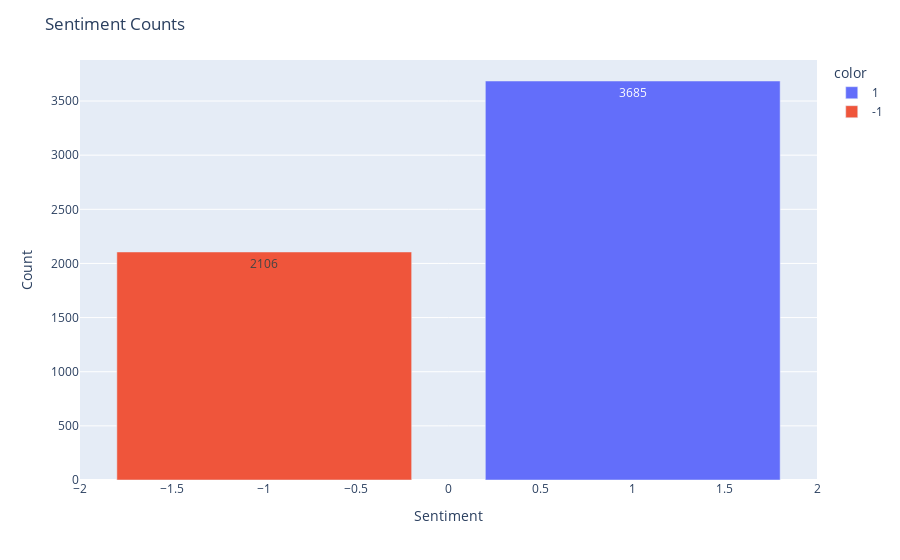

This figure's notebook cell:
### Markdown cell above
<a id="2"></a>

### Code cell
import plotly.graph_objects as go
from plotly.offline import iplot
import plotly.express as px

fig = px.bar(x=data.Sentiment.unique(),y=[data.Sentiment.value_counts()],color=["1","-1"],text=data.Sentiment.value_counts())
fig.update_traces(hovertemplate="Sentiment:'%{x}' Counted: %{y}")
fig.update_layout(title={"text":"Sentiment Counts"},xaxis={"title":"Sentiment"},yaxis={"title":"Count"})
fig.show()

### Figure 1 — Plotly figure (JSON) as saved in the notebook; plotly's stock layout.template omitted (floating-point values rounded to 4 significant figures)
{"data": [{"alignmentgroup": "True", "hovertemplate": "Sentiment:'%{x}' Counted: %{y}", "legendgroup": "1", "marker": {"color": "#636efa"}, "name": "1", "offsetgroup": "1", "orientation": "v", "showlegend": true, "text": [3685], "textposition": "auto", "type": "bar", "x": [1], "xaxis": "x", "y": [3685], "yaxis": "y"}, {"alignmentgroup": "True", "hovertemplate": "Sentiment:'%{x}' Counted: %{y}", "legendgroup": "-1", "marker": {"color": "#EF553B"}, "name": "-1", "offsetgroup": "-1", "orientation": "v", "showlegend": true, "text": [2106], "textposition": "auto", "type": "bar", "x": [-1], "xaxis": "x", "y": [2106], "yaxis": "y"}], "layout": {"barmode": "relative", "legend": {"title": {"text": "color"}, "tracegroupgap": 0}, "margin": {"t": 60}, "title": {"text": "Sentiment Counts"}, "xaxis": {"anchor": "y", "domain": [0, 1], "title": {"text": "Sentiment"}}, "yaxis": {"anchor": "x", "domain": [0, 1], "title": {"text": "Count"}}}}
